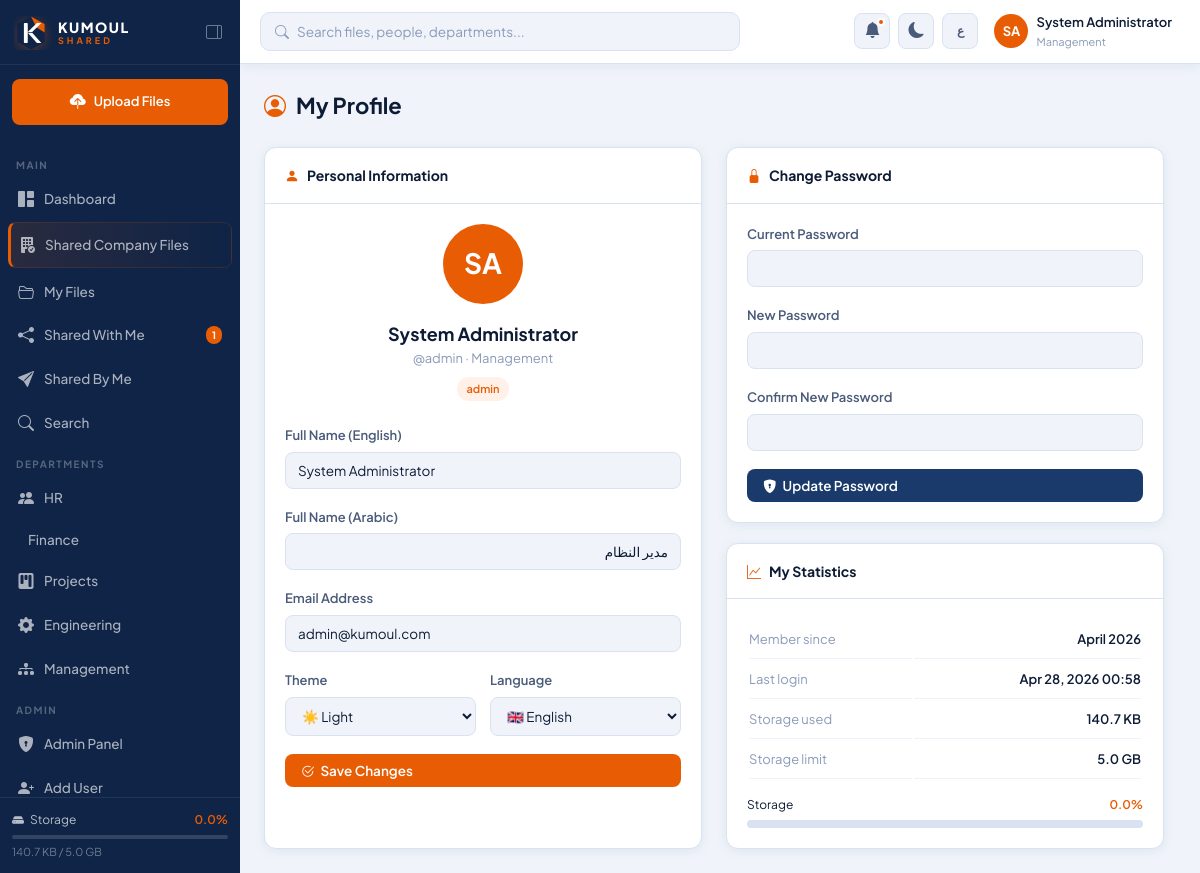
Screenshot of /profile (signed in) with the database file from the repository.
### app/models.py (models this page shows, shortened)
class User(UserMixin, db.Model):
    __tablename__ = 'users'
    id = db.Column(db.Integer, primary_key=True)
    username = db.Column(db.String(80), unique=True, nullable=False)
    email = db.Column(db.String(120), unique=True, nullable=False)
    full_name = db.Column(db.String(150), nullable=False)
    full_name_ar = db.Column(db.String(150))
    department = db.Column(db.String(100), nullable=False, default='General')
    role = db.Column(db.String(20), nullable=False, default='employee')
    password_hash = db.Column(db.String(256), nullable=False)
    is_active = db.Column(db.Boolean, default=True)
    avatar_color = db.Column(db.String(20), default='#1a3a6b')
    storage_used = db.Column(db.BigInteger, default=0)
    storage_limit = db.Column(db.BigInteger, default=5 * 1024 * 1024 * 1024)
    created_at = db.Column(db.DateTime, default=datetime.utcnow)
    last_login = db.Column(db.DateTime)
    theme = db.Column(db.String(10), default='light')
    language = db.Column(db.String(5), default='en')
    files = db.relationship('File', backref='owner', lazy='dynamic', foreign_keys='File.owner_id')
    folders = db.relationship('Folder', backref='owner', lazy='dynamic', foreign_keys='Folder.owner_id')
    notifications = db.relationship('Notification', backref='user', lazy='dynamic')
    sent_shares = db.relationship('FileShare', backref='sender', lazy='dynamic', foreign_keys='FileShare.sender_id')
    received_shares = db.relationship('FileShare', backref='recipient', lazy='dynamic', foreign_keys='FileShare.recipient_id')
    def get_initials(self):
        parts = self.full_name.split()
        if len(parts) >= 2:
            return parts[0][0].upper() + parts[-1][0].upper()
        return self.full_name[:2].upper()
    def storage_percent(self):
        if self.storage_limit == 0:
            return 0
        return min(100, round((self.storage_used / self.storage_limit) * 100, 1))

### app/routes/auth.py (the view, shortened to what this page needs)
@auth_bp.route('/profile', methods=['GET', 'POST'])
@login_required
def profile():
    return render_template('auth/profile.html')

### app/__init__.py (called while the page is built)
def _fmt_bytes(size):
    if not size:
        return '0 B'
    for unit in ['B', 'KB', 'MB', 'GB', 'TB']:
        if size < 1024:
            return f"{size:.1f} {unit}"
        size /= 1024
    return f"{size:.1f} TB"

### app/models.py (called while the page is built)
@login_manager.user_loader
def load_user(user_id):
    return User.query.get(int(user_id))

### app/templates/auth/profile.html (shortened to what this page needs)
{% extends 'base.html' %}
{% block content %}
<div class="page-header">
  <div class="page-title"><i class="bi bi-person-circle"></i> My Profile</div>
</div>
<div style="display:grid;grid-template-columns:1fr 1fr;gap:24px;max-width:900px">
  <div class="card">
    <div class="card-header">
      <div class="card-title"><i class="bi bi-person-fill"></i> Personal Information</div>
    </div>
    <div class="card-body">
      <div style="text-align:center;margin-bottom:24px">
        <div class="profile-avatar" style="background:{{ current_user.avatar_color }}">
          {{ current_user.get_initials() }}
        </div>
        <div style="font-size:18px;font-weight:700">{{ current_user.full_name }}</div>
        <div style="font-size:13px;color:var(--text-3)">@{{ current_user.username }} · {{ current_user.department }}</div>
        <span class="badge {{ 'badge-orange' if current_user.role == 'admin' else 'badge-navy' }}" style="margin-top:8px;display:inline-flex">
          {{ current_user.role }}
        </span>
      </div>
      <form method="POST">
        <div class="form-group">
          <label class="form-label">Full Name (English)</label>
          <input type="text" name="full_name" class="form-control" value="{{ current_user.full_name }}" required>
        </div>
        <div class="form-group">
          <label class="form-label">Full Name (Arabic)</label>
          <input type="text" name="full_name_ar" class="form-control" value="{{ current_user.full_name_ar or '' }}" dir="rtl" placeholder="الاسم بالعربية">
        </div>
        <div class="form-group">
          <label class="form-label">Email Address</label>
          <input type="email" name="email" class="form-control" value="{{ current_user.email }}" required>
        </div>
        <div style="display:grid;grid-template-columns:1fr 1fr;gap:14px">
          <div class="form-group">
            <label class="form-label">Theme</label>
            <select name="theme" class="form-control">
              <option value="light" {{ 'selected' if current_user.theme == 'light' }}>☀️ Light</option>
            </select>
          </div>
          <div class="form-group">
            <label class="form-label">Language</label>
            <select name="language" class="form-control">
              <option value="en" {{ 'selected' if current_user.language == 'en' }}>🇬🇧 English</option>
            </select>
          </div>
        </div>
        <button type="submit" class="btn btn-orange" style="width:100%">
          <i class="bi bi-check2-circle"></i> Save Changes
        </button>
      </form>
    </div>
  </div>
  <div style="display:flex;flex-direction:column;gap:20px">
    <div class="card">
      <div class="card-header">
        <div class="card-title"><i class="bi bi-lock-fill"></i> Change Password</div>
      </div>
      <div class="card-body">
        <form method="POST">
          <div class="form-group">
            <label class="form-label">Current Password</label>
            <input type="password" name="old_password" class="form-control" required>
          </div>
          <div class="form-group">
            <label class="form-label">New Password</label>
            <input type="password" name="new_password" class="form-control" required minlength="6">
          </div>
          <div class="form-group">
            <label class="form-label">Confirm New Password</label>
            <input type="password" name="confirm_password" class="form-control" required minlength="6">
          </div>
          <button type="submit" class="btn btn-primary" style="width:100%">
            <i class="bi bi-shield-lock-fill"></i> Update Password
          </button>
        </form>
      </div>
    </div>
    <div class="card">
      <div class="card-header">
        <div class="card-title"><i class="bi bi-graph-up"></i> My Statistics</div>
      </div>
      <div class="card-body">
        <table style="width:100%;font-size:13px">
          {% set stats = [
            ('Member since', current_user.created_at.strftime('%B %Y')),
            ('Last login', current_user.last_login.strftime('%b %d, %Y %H:%M') if current_user.last_login else 'N/A'),
            ('Storage used', format_bytes(current_user.storage_used)),
            ('Storage limit', format_bytes(current_user.storage_limit)),
          ] %}
          {% for label, value in stats %}
          <tr>
            <td style="padding:8px 0;color:var(--text-3);border-bottom:1px solid var(--border-light)">{{ label }}</td>
            <td style="padding:8px 0;font-weight:600;border-bottom:1px solid var(--border-light);text-align:right">{{ value }}</td>
          </tr>
          {% endfor %}
        </table>
        <div style="margin-top:14px">
          <div style="display:flex;justify-content:space-between;font-size:12px;margin-bottom:6px">
            <span>Storage</span>
            <span style="color:var(--orange);font-weight:600">{{ current_user.storage_percent() }}%</span>
          </div>
          <div class="storage-bar" style="height:8px;background:var(--border)">
          </div>
        </div>
      </div>
    </div>
  </div>
</div>
{% endblock %}

### app/templates/base.html (shortened to what this page needs)
<!DOCTYPE html>
<html lang="{{ current_user.language if current_user.is_authenticated else 'en' }}"
      dir="{{ 'rtl' if (current_user.is_authenticated and current_user.language == 'ar') else 'ltr' }}"
      data-theme="{{ current_user.theme if current_user.is_authenticated else 'light' }}">
<head>
  <link href="https://cdn.jsdelivr.net/npm/bootstrap-icons@1.11.3/font/bootstrap-icons.css" rel="stylesheet">
  <link rel="stylesheet" href="{{ url_for('static', filename='css/main.css') }}">
</head>
<body>
{% if current_user.is_authenticated %}
<div class="sidebar" id="sidebar">
  <div class="sidebar-brand">
    <a href="{{ url_for('dashboard.home') }}" class="brand-logo-link">
      <div class="brand-logo-full">
        <div class="brand-text">
          <span class="brand-name">KUMOUL</span>
          <span class="brand-sub">SHARED</span>
        </div>
      </div>
    </a>
    <button class="sidebar-toggle-btn" id="sidebarToggle" title="Toggle sidebar">
      <i class="bi bi-layout-sidebar-reverse"></i>
    </button>
  </div>
  <div class="sidebar-quick-upload">
    <a href="{{ url_for('files.upload') }}" class="btn-quick-upload">
      <i class="bi bi-cloud-upload-fill"></i>
      <span>Upload Files</span>
    </a>
  </div>
  <nav class="sidebar-nav">
    <div class="nav-section-label">Main</div>
    <a href="{{ url_for('dashboard.home') }}"
       class="nav-link {% if request.endpoint == 'dashboard.home' %}active{% endif %}">
      <i class="bi bi-grid-1x2-fill"></i><span>Dashboard</span>
    </a>
    <a href="{{ url_for('company.index') }}"
       class="nav-link nav-link-company {% if 'company.' in (request.endpoint or '') %}active{% endif %}">
      <i class="bi bi-building-fill-check"></i>
      <span>Shared Company Files</span>
    </a>
    <a href="{{ url_for('files.list_files') }}"
       class="nav-link {% if request.endpoint in ['files.list_files','files.upload','files.view_file'] %}active{% endif %}">
      <i class="bi bi-folder2-open"></i><span>My Files</span>
    </a>
    <a href="{{ url_for('sharing.shared_with_me') }}"
       class="nav-link {% if request.endpoint == 'sharing.shared_with_me' %}active{% endif %}">
      <i class="bi bi-share-fill"></i>
      <span>Shared With Me</span>
      {% if unread_notifications > 0 %}
      <span class="nav-badge">{{ unread_notifications }}</span>
      {% endif %}
    </a>
    <a href="{{ url_for('sharing.shared_by_me') }}"
       class="nav-link {% if request.endpoint == 'sharing.shared_by_me' %}active{% endif %}">
      <i class="bi bi-send-fill"></i><span>Shared By Me</span>
    </a>
    <a href="{{ url_for('search.search') }}"
       class="nav-link {% if request.endpoint == 'search.search' %}active{% endif %}">
      <i class="bi bi-search"></i><span>Search</span>
    </a>
    <div class="nav-section-label">Departments</div>
    {% set dept_icons = {'HR':'people','Finance':'cash-stack','Projects':'kanban','Engineering':'gear','Management':'diagram-3'} %}
    {% for dept in ['HR','Finance','Projects','Engineering','Management'] %}
    <a href="{{ url_for('files.list_files', dept=dept) }}"
       class="nav-link {% if request.args.get('dept') == dept %}active{% endif %}">
      <i class="bi bi-{{ dept_icons[dept] }}-fill"></i>
      <span>{{ dept }}</span>
    </a>
    {% endfor %}
    {% if current_user.role == 'admin' %}
    <div class="nav-section-label">Admin</div>
    <a href="{{ url_for('admin.dashboard') }}"
       class="nav-link {% if 'admin' in (request.endpoint or '') %}active{% endif %}">
      <i class="bi bi-shield-lock-fill"></i><span>Admin Panel</span>
    </a>
    <a href="{{ url_for('admin.create_user') }}" class="nav-link">
      <i class="bi bi-person-plus-fill"></i><span>Add User</span>
    </a>
    {% endif %}
  </nav>
  <div class="sidebar-footer">
    <div class="storage-widget">
      <div class="storage-header">
        <i class="bi bi-hdd-fill"></i>
        <span>Storage</span>
        <span class="storage-percent">{{ current_user.storage_percent() }}%</span>
      </div>
      <div class="storage-bar">
      </div>
      <div class="storage-detail">
        {{ format_bytes(current_user.storage_used) }} / {{ format_bytes(current_user.storage_limit) }}
      </div>
    </div>
  </div>
</div>
<div class="main-wrapper" id="mainWrapper">
  <header class="topbar">
    <div class="topbar-left">
      <form action="{{ url_for('search.search') }}" method="GET" class="topbar-search">
        <i class="bi bi-search search-icon"></i>
        <input type="text" name="q"
               placeholder="Search files, people, departments..."
               value="{{ request.args.get('q', '') }}" autocomplete="off">
      </form>
    </div>
    <div class="topbar-right">
      <div class="topbar-notif" id="notifBtn">
        <button class="icon-btn" title="Notifications">
          <i class="bi bi-bell-fill"></i>
          <span class="notif-dot" id="notifDot"
                {% if unread_notifications == 0 %}style="display:none"{% endif %}></span>
        </button>
      </div>
      <button class="icon-btn theme-toggle" id="themeToggle" title="Toggle dark/light mode">
        <i class="bi bi-{{ 'sun-fill' if current_user.theme == 'dark' else 'moon-fill' }}"></i>
      </button>
      <button class="icon-btn lang-toggle" id="langToggle" title="Toggle language">
        <span>{{ 'EN' if current_user.language == 'ar' else 'ع' }}</span>
      </button>
      <div class="topbar-user" id="userMenuBtn">
        <div class="user-avatar" style="background:{{ current_user.avatar_color }}">
          {{ current_user.get_initials() }}
        </div>
        <div class="user-info">
          <span class="user-name">{{ current_user.full_name }}</span>
          <span class="user-dept">{{ current_user.department }}</span>
        </div>
      </div>
    </div>
  </header>
  <main class="page-content">
    {% block content %}{% endblock %}
  </main>
</div>
{% else %}
  {% block auth_content %}{% endblock %}
{% endif %}
</body>
</html>

### rows the page displays
User: is_active True (drawn), storage_percent "0.0", storage_used "140.7 KB", storage_limit "5.0 GB", language "ع", get_initials "SA", full_name "System Administrator", department "Management", username "admin", role "admin", full_name_ar "مدير النظام", email "admin@kumoul.com"

### other values shown
{{ unread_notifications }} "1"
{{ dept }} "HR" "Finance" "Projects" "Engineering" "Management"
{{ label }} "Member since" "Last login" "Storage used" "Storage limit"
{{ value }} "April 2026" "Apr 28, 2026 00:58" "140.7 KB" "5.0 GB"
